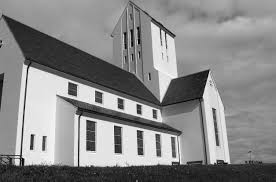
#> input picture image1.png, 276 x 182 px
$ python corner-and-edge-detection.py
#> lines starting #> are read from the running program, lines starting #| are printed output that depends on the picture
import numpy as np
import matplotlib.pyplot as plt

# PROBLEM 1 EDGE DETECTION ###########################################

# PART A ###############################################
def manual_convolution(image, kernel):
    kernel_height, kernel_width = kernel.shape
    pad_height = kernel_height // 2
    pad_width = kernel_width // 2

    #pad image to handle borders
    padded_image = np.pad(image, ((pad_height, pad_height), (pad_width, pad_width)), mode='constant')

    #init output image
    output = np.zeros_like(image)

    #perform convolution
    for i in range(image.shape[0]):
        for j in range(image.shape[1]):
            output[i, j] = np.sum(padded_image[i:i+kernel_height, j:j+kernel_width] * kernel)

    return output

#load Image
image = plt.imread('image1.png')
#> image is the input picture: shape (182, 276) float32; min 0, max 1, mean 0.537
if len(image.shape) == 3:
    image = np.mean(image, axis=2)  #convert to grayscale if RGB

def gaussian_filter(size, sigma):
#> called with size = 5, sigma = 1
    filter = np.zeros((size, size))
    m = size // 2
    for x in range(-m, m+1):
        for y in range(-m, m+1):
            filter[x+m, y+m] = np.exp(-(x**2 + y**2) / (2 * sigma**2)) / (2 * np.pi * sigma**2)
    #normalize
    return filter / np.sum(filter)

#create Gaussian filters with σ = 1 and σ = 2
gaussian_filter_1 = gaussian_filter(5, 1)
gaussian_filter_2 = gaussian_filter(5, 2)

#apply convolution
smoothed_image_1 = manual_convolution(image, gaussian_filter_1)
smoothed_image_2 = manual_convolution(image, gaussian_filter_2)

#plot results
plt.figure(figsize=(10, 5))
plt.subplot(1, 2, 1)
plt.imshow(smoothed_image_1, cmap='gray')
plt.title('Smoothed with σ = 1')
plt.axis('off')

plt.subplot(1, 2, 2)
plt.imshow(smoothed_image_2, cmap='gray')
plt.title('Smoothed with σ = 2')
plt.axis('off')

plt.show()

# PART B ###############################################

#sobel filters
sobel_x = np.array([[-1, 0, 1], [-2, 0, 2], [-1, 0, 1]])
sobel_y = np.array([[-1, -2, -1], [0, 0, 0], [1, 2, 1]])

def sobel_edge_detection(image):
    grad_x = manual_convolution(image, sobel_x)
    grad_y = manual_convolution(image, sobel_y)
    edge_map = np.sqrt(grad_x**2 + grad_y**2)
    return grad_x, grad_y, edge_map

#apply sobel smoothed images
grad_x_1, grad_y_1, edge_map_1 = sobel_edge_detection(smoothed_image_1)
grad_x_2, grad_y_2, edge_map_2 = sobel_edge_detection(smoothed_image_2)
#> after the loop in manual_convolution (call 6), `for i in range(image.shape[0]):`:
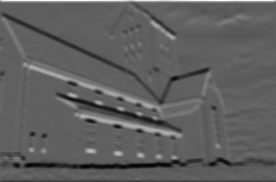
#> output: shape (182, 276) float32; min -1.36, max 2.25, mean -0.00628; drawn with min black and max white

#plot results
plt.figure(figsize=(15, 10))

plt.subplot(2, 3, 1)
plt.imshow(grad_x_1, cmap='gray')
plt.title('Gradient X (σ = 1)')
plt.axis('off')

plt.subplot(2, 3, 2)
plt.imshow(grad_y_1, cmap='gray')
plt.title('Gradient Y (σ = 1)')
plt.axis('off')

plt.subplot(2, 3, 3)
plt.imshow(edge_map_1, cmap='gray')
plt.title('Edge Map (σ = 1)')
plt.axis('off')

plt.subplot(2, 3, 4)
plt.imshow(grad_x_2, cmap='gray')
plt.title('Gradient X (σ = 2)')
plt.axis('off')

plt.subplot(2, 3, 5)
plt.imshow(grad_y_2, cmap='gray')
plt.title('Gradient Y (σ = 2)')
plt.axis('off')

plt.subplot(2, 3, 6)
plt.imshow(edge_map_2, cmap='gray')
plt.title('Edge Map (σ = 2)')
plt.axis('off')

plt.show()

# PART C ###############################################

def gaussian_derivative_filters(size, sigma):
#> called with size = 5, sigma = 1
    filter_x = np.zeros((size, size))
    filter_y = np.zeros((size, size))
    m = size // 2
    for x in range(-m, m+1):
        for y in range(-m, m+1):
            g = np.exp(-(x**2 + y**2) / (2 * sigma**2)) / (2 * np.pi * sigma**2)
            filter_x[x+m, y+m] = -x / sigma**2 * g
            filter_y[x+m, y+m] = -y / sigma**2 * g
    return filter_x, filter_y

#gaussian filters with σ = 1 and σ = 2
gaussian_derivative_x_1, gaussian_derivative_y_1 = gaussian_derivative_filters(5, 1)
gaussian_derivative_x_2, gaussian_derivative_y_2 = gaussian_derivative_filters(5, 2)

#apply convolution
grad_x_1_deriv = manual_convolution(image, gaussian_derivative_x_1)
grad_y_1_deriv = manual_convolution(image, gaussian_derivative_y_1)
edge_map_1_deriv = np.sqrt(grad_x_1_deriv**2 + grad_y_1_deriv**2)

grad_x_2_deriv = manual_convolution(image, gaussian_derivative_x_2)
grad_y_2_deriv = manual_convolution(image, gaussian_derivative_y_2)
edge_map_2_deriv = np.sqrt(grad_x_2_deriv**2 + grad_y_2_deriv**2)
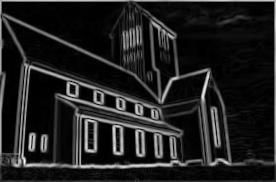
#> edge_map_2_deriv: shape (182, 276) float32; min 0, max 0.0685, mean 0.00887; drawn with min black and max white

#plot results
plt.figure(figsize=(15, 10))

plt.subplot(2, 3, 1)
plt.imshow(grad_x_1_deriv, cmap='gray')
plt.title('Gradient X (σ = 1, Derivative)')
plt.axis('off')

plt.subplot(2, 3, 2)
plt.imshow(grad_y_1_deriv, cmap='gray')
plt.title('Gradient Y (σ = 1, Derivative)')
plt.axis('off')

plt.subplot(2, 3, 3)
plt.imshow(edge_map_1_deriv, cmap='gray')
plt.title('Edge Map (σ = 1, Derivative)')
plt.axis('off')

plt.subplot(2, 3, 4)
plt.imshow(grad_x_2_deriv, cmap='gray')
plt.title('Gradient X (σ = 2, Derivative)')
plt.axis('off')

plt.subplot(2, 3, 5)
plt.imshow(grad_y_2_deriv, cmap='gray')
plt.title('Gradient Y (σ = 2, Derivative)')
plt.axis('off')

plt.subplot(2, 3, 6)
plt.imshow(edge_map_2_deriv, cmap='gray')
plt.title('Edge Map (σ = 2, Derivative)')
plt.axis('off')

plt.show()

# PROBLEM 2 CORNER DETECTION ###########################################

def harris_corner_detection(image, k=0.04, window_size=5, sigma=1):
    #compute gradients
    grad_x = manual_convolution(image, sobel_x)
    grad_y = manual_convolution(image, sobel_y)

    #compute products of gradients
    Ixx = grad_x**2
    Iyy = grad_y**2
    Ixy = grad_x * grad_y

    #apply gaussian filter
    gaussian = gaussian_filter(window_size, sigma)
    Ixx = manual_convolution(Ixx, gaussian)
    Iyy = manual_convolution(Iyy, gaussian)
#> after the loop in manual_convolution (call 14), `for i in range(image.shape[0]):`:
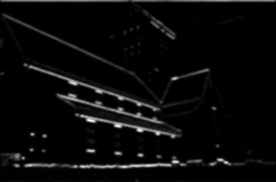
#> output: shape (182, 276) float32; min 0, max 4.92, mean 0.19; drawn with min black and max white
    Ixy = manual_convolution(Ixy, gaussian)
#> after the loop in manual_convolution (call 15), `for i in range(image.shape[0]):`:
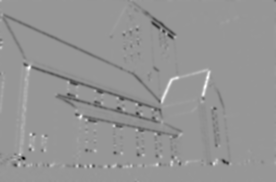
#> output: shape (182, 276) float32; min -2.16, max 1.49, mean -0.0276; drawn with min black and max white

    #compute corner response
    det_M = Ixx * Iyy - Ixy**2
    trace_M = Ixx + Iyy
    R = det_M - k * trace_M**2
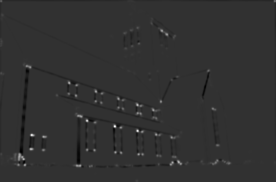
#> R: shape (182, 276) float32; min -1.29, max 5.32, mean -0.000616; drawn with min black and max white

    return R

#apply corner detection
corner_response = harris_corner_detection(image)

def non_maximum_suppression(corner_response, threshold=0.01):
#> called with threshold = 0.01
    corners = np.zeros_like(corner_response)
    for i in range(1, corner_response.shape[0] - 1):
        for j in range(1, corner_response.shape[1] - 1):
            if corner_response[i, j] > threshold and corner_response[i, j] == np.max(corner_response[i-1:i+2, j-1:j+2]):
                corners[i, j] = 1
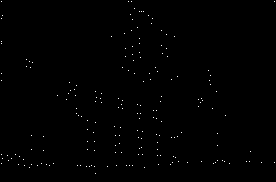
#> corners: shape (182, 276) float32; values 0 (black) and 1 (white), 0.38% white in thin lines or dots
    return corners

#apply non-max suppression
corners = non_maximum_suppression(corner_response)

#plot results
plt.figure(figsize=(10, 5))

plt.subplot(1, 2, 1)
plt.imshow(corner_response, cmap='gray')
plt.title('Corner Response Map')
plt.axis('off')

plt.subplot(1, 2, 2)
plt.imshow(image, cmap='gray')
plt.scatter(*np.where(corners == 1)[::-1], c='red', s=10)
plt.title('Detected Corners')
plt.axis('off')

plt.show()
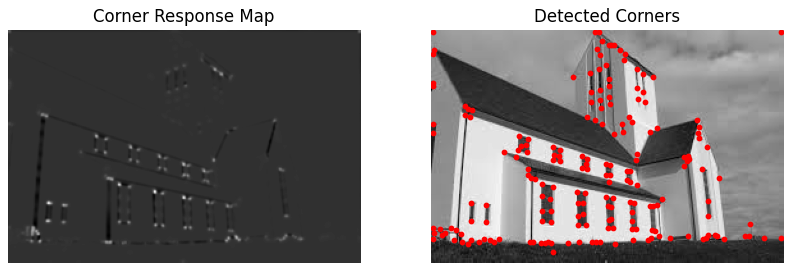
#> figure drawn by matplotlib, 2 panels
